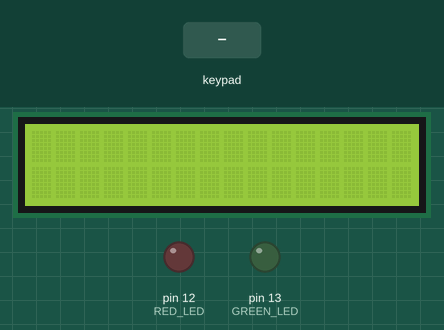
Recording of a sketch running on a simulated Arduino Uno, built with avr-gcc and run on an emulated ATmega328P. Shown: 16×2 character LCD, output pins drawn as LEDs (lit = HIGH). The inputs (shaded band) are chosen by the test bench. What the sketch prints to the serial monitor is not drawn.

Above: at 5.3 s.
5.4 s: key '#' pressed
At 6.6 s:
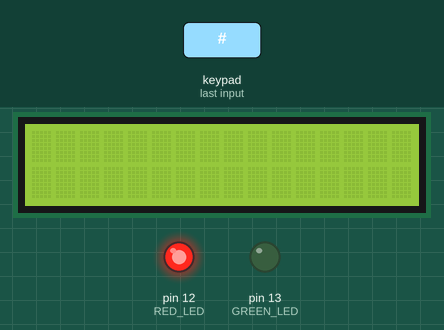
6.9 s: keypad keys 1 2 3 4 # pressed 0.4 s apart
At 10.2 s:
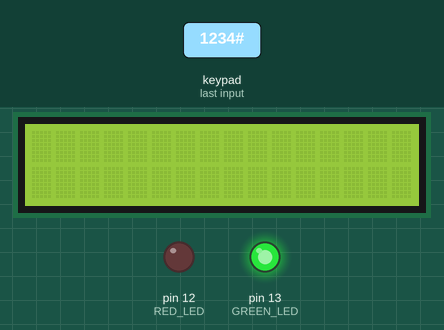
Timing chart, 0 to 11.7 s (numbered marks = the images above; inputs shaded):
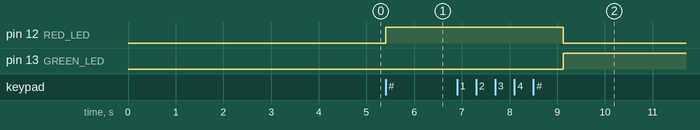

Measured:
- after the input at 5.4 s, pin 12 (RED_LED): LOW → HIGH at once
- after the input at 6.9 s, pin 12 (RED_LED): HIGH → LOW after 2.2 s; pin 13 (GREEN_LED): LOW → HIGH after 2.2 s

The sketch:

laboratory_2.ino
```cpp
#include <Arduino.h>
#include <Wire.h>
#include <LiquidCrystal_I2C.h>
#include <Keypad.h>
#include "printf_init.h"
#include "led_control.h"

#define GREEN_LED 13  // Using onboard LED for valid code feedback
#define RED_LED 12    // External LED for invalid code feedback

// LCD Setup (I2C address might be 0x27 or 0x3F)
LiquidCrystal_I2C lcd(0x27, 16, 2);

// Keypad Setup
const byte KEYPAD_ROWS = 4;
const byte KEYPAD_COLS = 4;
char keys[KEYPAD_ROWS][KEYPAD_COLS] = {
    {'1', '2', '3', 'A'},
    {'4', '5', '6', 'B'},
    {'7', '8', '9', 'C'},
    {'*', '0', '#', 'D'}
};
byte rowPins[KEYPAD_ROWS] = {9, 8, 7, 6};
byte colPins[KEYPAD_COLS] = {5, 4, 3, 2};
Keypad keypad = Keypad(makeKeymap(keys), rowPins, colPins, KEYPAD_ROWS, KEYPAD_COLS);

String enteredCode = ""; // Stores the entered code
const String correctCode = "1234"; // Predefined correct code

void setup() {
    Serial.begin(115200);
    printf_init(); // Enable printf and scanf
    pinMode(GREEN_LED, OUTPUT);
    pinMode(RED_LED, OUTPUT);

    // LCD Reset Sequence
    Wire.begin();
    lcd.begin(16, 2);
    lcd.noBacklight();  // Turn off backlight to force reset
    delay(100);         // Short delay to ensure reset
    lcd.backlight();    // Turn backlight back on
    lcd.clear();        // Clear any previous text

    // Startup Message
    lcd.setCursor(0, 0);
    printf("Initializing...");
    delay(2000); // Pause for 2 seconds

    lcd.clear();
    lcd.setCursor(0, 0);
    printf("Keypad System");
    lcd.setCursor(0, 1);
    printf("Ready to Use");
    delay(2000);

    lcd.clear();
    lcd.setCursor(0, 0);
    printf("Enter Code:");
}


void validateCode() {
    lcd.clear();
    lcd.setCursor(0, 0);

    if (enteredCode == correctCode) {
        printf("Access Granted!");
        digitalWrite(GREEN_LED, HIGH);
        digitalWrite(RED_LED, LOW);
        printf("Valid Code Entered: %s\n", enteredCode.c_str());
    } else {
        printf("Access Denied!");
        digitalWrite(GREEN_LED, LOW);
        digitalWrite(RED_LED, HIGH);
        printf("Invalid Code Entered: %s\n", enteredCode.c_str());
    }

    delay(3000); // Show message for 3 seconds
    lcd.clear();
    lcd.setCursor(0, 0);
    printf("Enter Code:");
    enteredCode = ""; // Reset for next input
}

void loop() {
    char key = keypad.getKey();

    if (key) {
        printf("Key Pressed: %c\n", key);

        if (key == '#') { // Enter key, validate code
            validateCode();
        } else if (key == '*') { // Reset input
            enteredCode = "";
            lcd.clear();
            lcd.setCursor(0, 0);
            printf("Enter Code:");
        } else {
            enteredCode += key;
            lcd.setCursor(enteredCode.length() - 1, 1);
            printf(key); // Directly display key on LCD
        }
    }
}
```

led_control.cpp
```cpp
#include <Arduino.h>
#include <stdio.h>
#include "led_control.h"

void turnOnLED() {
    digitalWrite(13, HIGH);
    printf("LED turned on\n");
}

void turnOffLED() {
    digitalWrite(13, LOW);
    printf("LED turned off\n");
}
```

led_control.h
```cpp
#ifndef LED_CONTROL_H
#define LED_CONTROL_H

void turnOnLED();
void turnOffLED();

#endif
```

printf_init.cpp
```cpp
#include <Arduino.h>
#include <Wire.h>
#include <LiquidCrystal_I2C.h>
#include <Keypad.h>
#include "printf_init.h"
#include "led_control.h"

LiquidCrystal_I2C lcd(0x27, 16, 2);

// Redirect printf to Serial
int serial_putchar(char c, FILE* f) {
    if (c == '\n') Serial.write('\r');
    Serial.write(c);
    lcd.print(c);
}

// Redirect scanf to Serial
int serial_getchar(FILE* f) {
    while (!Serial.available());
    return Serial.read();
}

void printf_init() {
    fdevopen(&serial_putchar, &serial_getchar);
}
```

printf_init.h
```cpp
#ifndef PRINTF_INIT_H
#define PRINTF_INIT_H

void printf_init();

#endif
```
